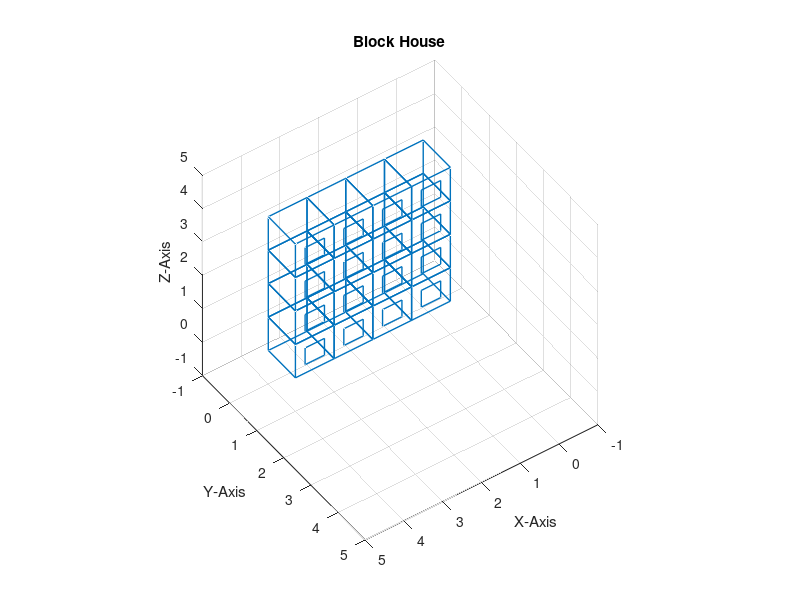

This figure's MATLAB source:
figure('units','norm','position',[.1 .1 .8 .7],'color',[.9 .9 .9],'name', "Cube of Cubes") %Creating Window
axes('position',[.1 .1 .8 .8],'color',[1 1 1]) %Creating Axis
view(325,135)       %Tilting coordinate system
grid on             %turning on the grid in coordinate system
xlabel ("X-Axis")   %labeling the axis
ylabel ("Y-Axis")   %labeling the axis
zlabel ("Z-Axis")   %labeling the axis
title ("Block House")

%---------------changeable variables---------------------

l=1;                %length of side of one cube
n=4;                %number of cubes per side of big cube (whole numbers only)
t=1;                %line thickness of cubes

%---------------------------------------------------------

f=(n*l)-l;          %limit for loop repetition
S=0;                %for stacking the cubes
w=0;                %for stacking the cubes
h=0;                %for stacking the cubes

axis('equal',[-1 n*l+1 -1 n*l+1 -1 n*l+1]) %preparing coordinate system limits

for h=0:l:f         %shifting cubes in +z direction

 
    for S=0:l:f     %shifting cubes in +x direction
      
    %--------------drawing one cube----------------------
    
    line([l+S l+S],[0+w l+w],[0+h 0+h], 'linewidth', [t])
    line([0+S 0+S],[0+w l+w],[0+h 0+h], 'linewidth', [t])
    line([0+S l+S],[0+w 0+w],[0+h 0+h], 'linewidth', [t])
    line([0+S l+S],[l+w l+w],[0+h 0+h], 'linewidth', [t])
    line([l+S l+S],[0+w l+w],[l+h l+h], 'linewidth', [t])
    line([0+S 0+S],[0+w l+w],[l+h l+h], 'linewidth', [t])
    line([0+S l+S],[0+w 0+w],[l+h l+h], 'linewidth', [t])
    line([0+S l+S],[l+w l+w],[l+h l+h], 'linewidth', [t])
    line([0+S 0+S],[0+w 0+w],[0+h l+h], 'linewidth', [t])
    line([0+S 0+S],[l+w l+w],[0+h l+h], 'linewidth', [t])
    line([l+S l+S],[0+w 0+w],[0+h l+h], 'linewidth', [t])
    line([l+S l+S],[l+w l+w],[0+h l+h], 'linewidth', [t])
    
    line([0+S+.25 0+S+.25],[l+w l+w],[-.25+l+h -.75+l+h], 'linewidth', [t])
    line([0+S+.75 0+S+.75],[l+w l+w],[-.25+l+h -.75+l+h], 'linewidth', [t])
    line([0+S+.25 0+S+.75],[l+w l+w],[-.25+l+h -.25+l+h], 'linewidth', [t])
    line([0+S+.25 0+S+.75],[l+w l+w],[-.75+l+h -.75+l+h], 'linewidth', [t])
  
    drawnow %drawing the cube that was just created into coordinate system
  
    endfor

  endfor
